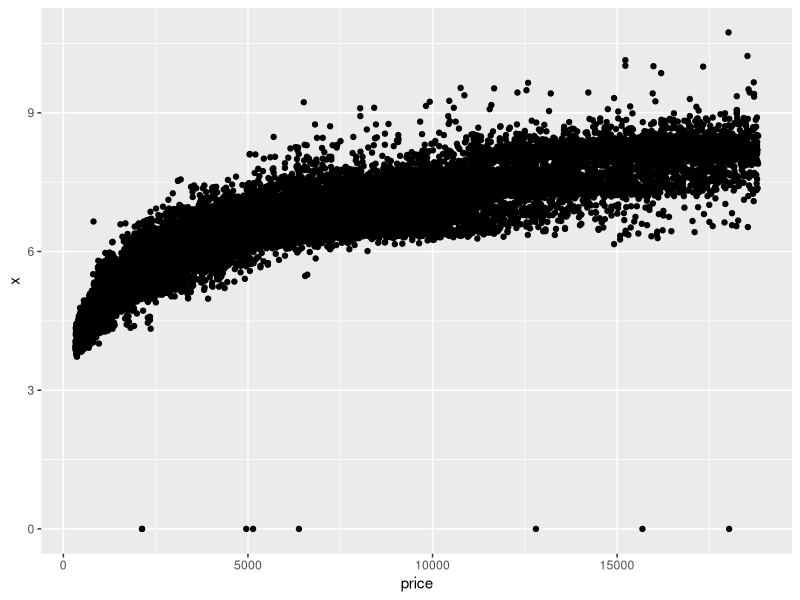
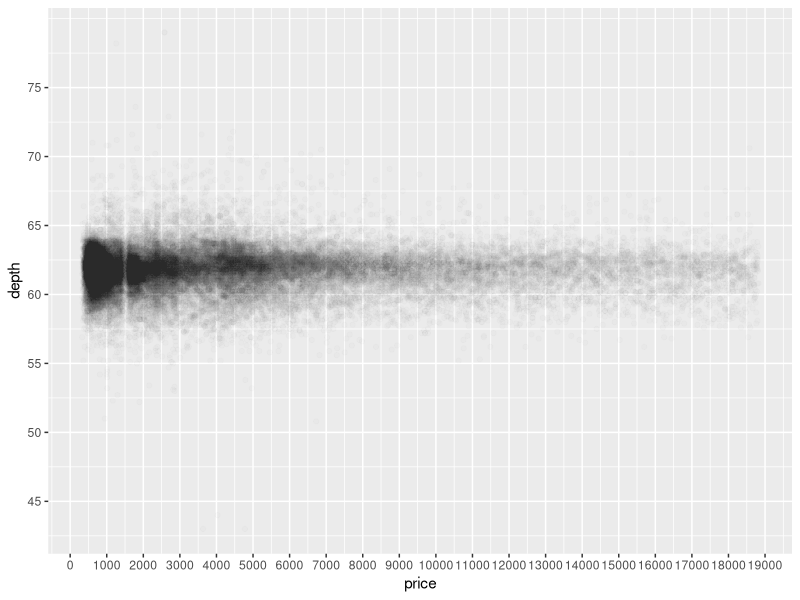
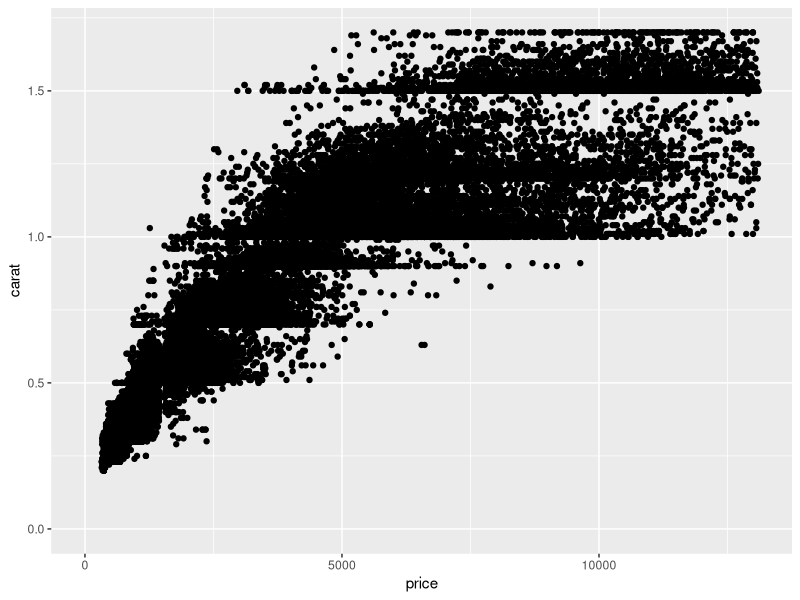
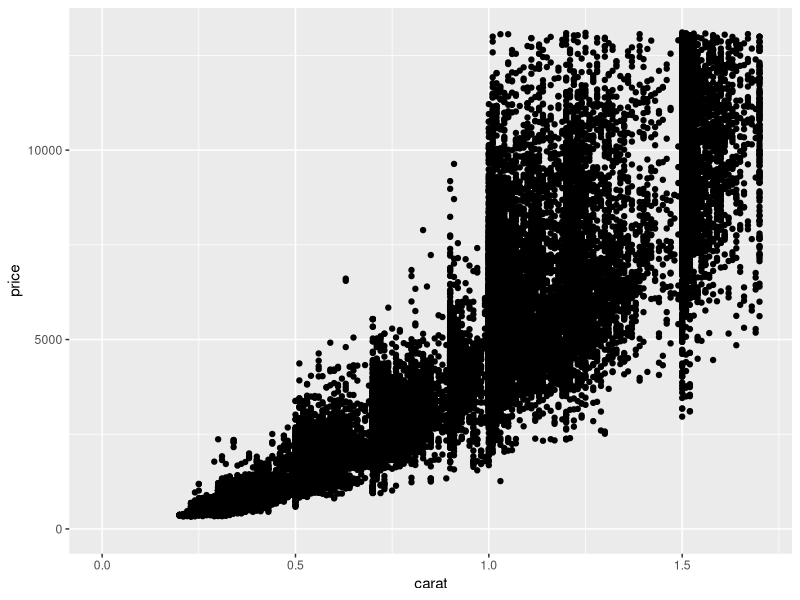
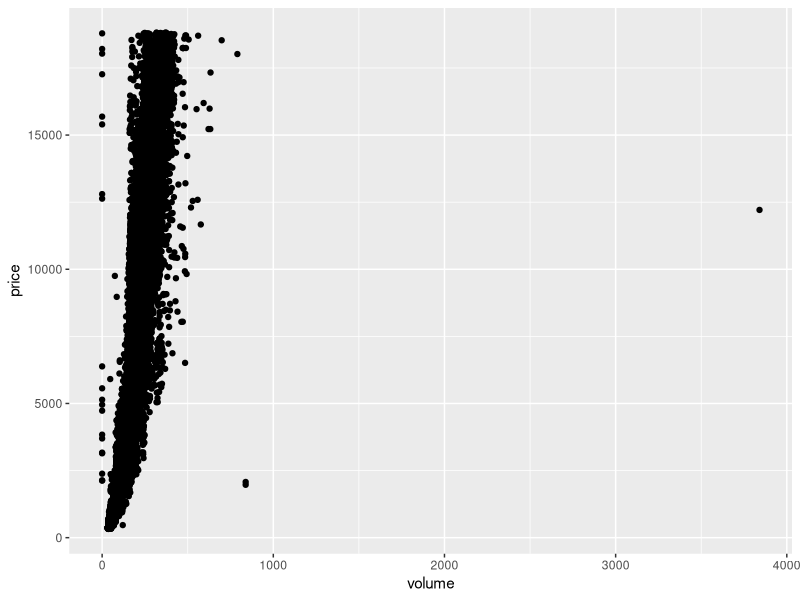
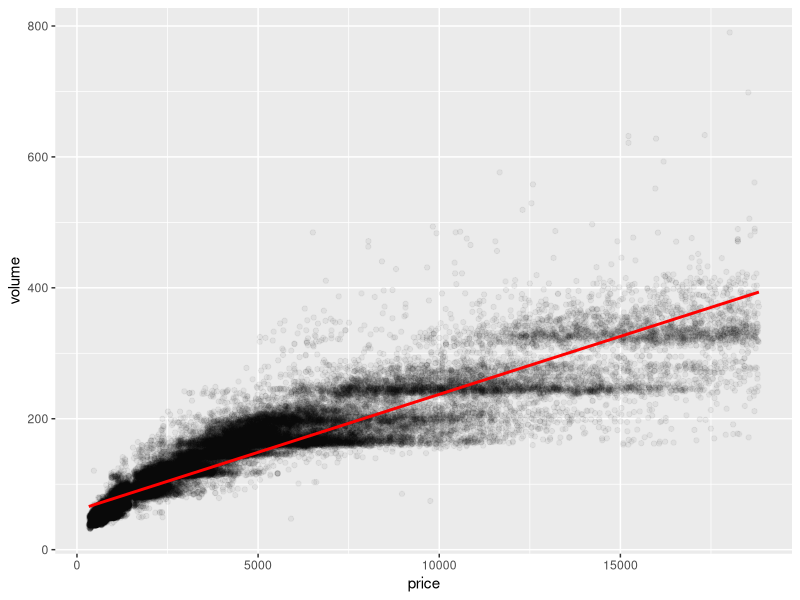
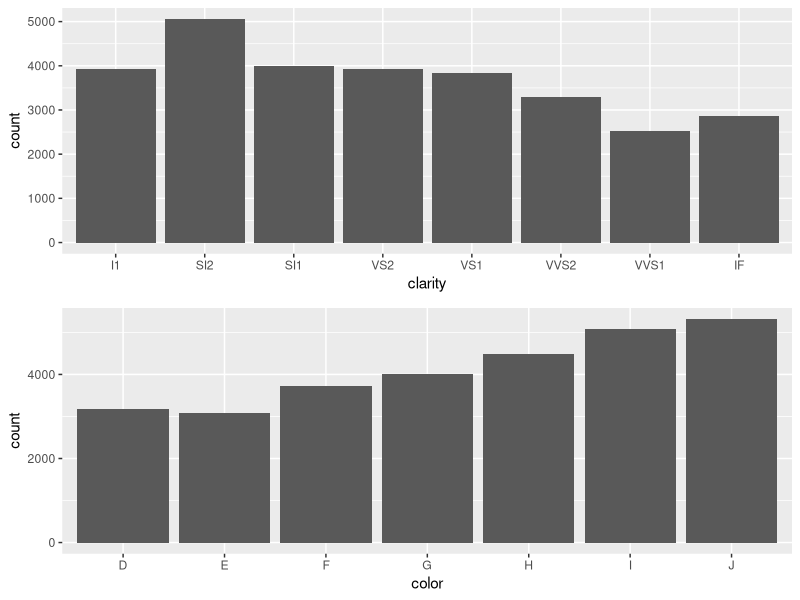
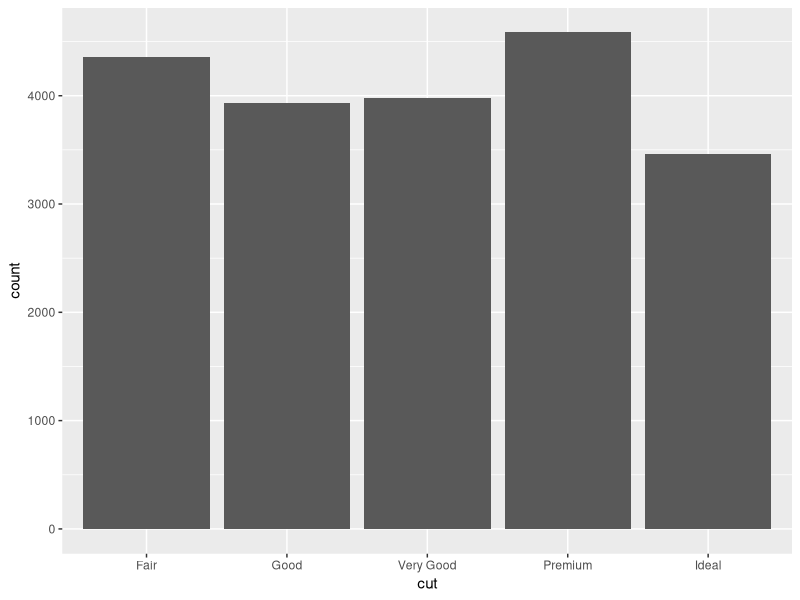

Write R code to recreate these figures, in order.
library(ggplot2)
data(diamonds)
summary(diamonds)
list(diamonds)

ggplot(aes(x = price, y = x), data = diamonds)+
  geom_point()

cor.test(x = diamonds$price, y = diamonds$x)
cor.test(x = diamonds$price, y = diamonds$y)
cor.test(x = diamonds$price, y = diamonds$z)


ggplot(aes(x = price, y = depth),data = diamonds)+
  geom_point(alpha = 1/100)+
  scale_x_continuous(breaks = seq(0,20000,1000))+
  scale_y_continuous(breaks = seq(45,75,5))

cor.test(x = diamonds$price, y = diamonds$depth)

ggplot(aes(x = price, y = carat), data = diamonds)+
  geom_point()+
  xlim(0, quantile(diamonds$price, 0.95))+
  ylim(0, quantile(diamonds$carat, 0.95))

ggplot(aes(x = carat, y = price), data = diamonds)+
  geom_point()+
  xlim(0, quantile(diamonds$carat, 0.95))+
  ylim(0, quantile(diamonds$price, 0.95))


diamonds$volume <- diamonds$x*diamonds$y*diamonds$z

ggplot(aes(x = volume, y = price), data = diamonds)+
  geom_point()

library(plyr)
count(diamonds$volume == 0)

with(subset(diamonds, volume!=0 & volume <800), cor.test(price, volume))


ggplot(aes(x = price, y = volume), 
       data = subset(diamonds, volume!=0 & volume <800))+
  geom_point(alpha = 1/20)+
  geom_smooth(method = 'lm', color = 'red')

library(dplyr)

diamond_clarity <- group_by(diamonds, clarity)
diamondsByClarity <- summarise(diamond_clarity,
                               mean_price = mean(price),
                               median_price = median(price),
                               min_price = min(price),
                               max_price = max(price),
                               n = n()
                               )
head(diamondsByClarity)
diamondsByClarity <-arrange(diamondsByClarity, clarity)



diamonds_by_clarity <- group_by(diamonds, clarity)
diamonds_mp_by_clarity <- summarise(diamonds_by_clarity, mean_price = mean(price))

diamonds_by_color <- group_by(diamonds, color)
diamonds_mp_by_color <- summarise(diamonds_by_color, mean_price = mean(price))

?barplot
p1 <- ggplot(aes(x = clarity), data = diamonds_mp_by_clarity)+
  geom_bar(aes(weight = mean_price))
p2 <- ggplot(aes(x = color), data = diamonds_mp_by_color)+
  geom_bar(aes(weight = mean_price))
library(gridExtra)
grid.arrange(p1, p2, ncol =1)
?diamonds

#color
#diamond colour, from J (worst) to D (best)

#clarity
#a measurement of how clear the diamond is (I1 (worst), SI1, SI2, VS1, VS2, VVS1, VVS2, IF (best))

diamonds_by_cut <- group_by(diamonds, cut)
diamonds_mp_by_cut <- summarise(diamonds_by_cut, mean_price = mean(price))

ggplot(aes(x = cut), data = diamonds_mp_by_cut)+
  geom_bar(aes(weight = mean_price))
